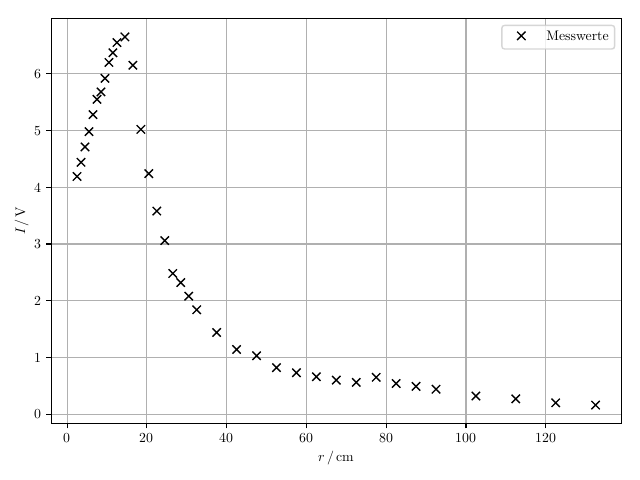

Python code for this plot:
import matplotlib as mpl
mpl.use('pgf')
import numpy as np
from scipy.optimize import curve_fit
import matplotlib.pyplot as plt
mpl.rcParams.update({
'font.family': 'serif',
'text.usetex': True,
'pgf.rcfonts': False,
'pgf.texsystem': 'lualatex',
'pgf.preamble': r'\usepackage{unicode-math}\usepackage{siunitx}',
})


y, x = np.genfromtxt('data.txt', unpack=True)
#y_t = 1/x**2
# Ich weiß nicht wie man die Theorie kurve da reinbekommt help me pls!!! :D

plt.plot(x, y, r'kx', label='Messwerte')
#plt.plot(y, y_t, label='Theoriekurve')
plt.legend()
plt.grid()
plt.ylabel(r'$I \, / \, \si{\volt}$')
plt.xlabel(r'$r \, / \, \si{\centi\meter}$')
plt.tight_layout()
plt.savefig('plot1.pdf')
